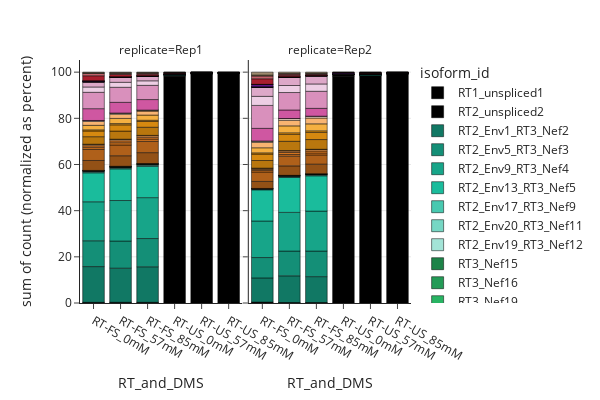

This figure's notebook cell:
### Code cell
fig = px.histogram(isoform_count_df, x="RT_and_DMS", facet_col="replicate", y="count", color="isoform_id", barnorm="percent", category_orders = order_dict, color_discrete_map = isoform_colors_RT3)
fig.update_layout(width=600, height=400)
fig.update_traces(marker_line_width=0.5, marker_line_color="black")
fig.write_image(f"{figure_dir}/isoquant_isoform_percent.svg")
fig.show(renderer="jupyterlab")
